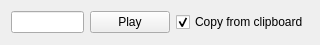
<?xml version="1.0" encoding="UTF-8"?>
<ui version="4.0">
 <class>MainWindow</class>
 <widget class="QMainWindow" name="MainWindow">
  <property name="geometry">
   <rect>
    <x>0</x>
    <y>0</y>
    <width>320</width>
    <height>45</height>
   </rect>
  </property>
  <property name="windowTitle">
   <string>MainWindow</string>
  </property>
  <widget class="QWidget" name="centralWidget">
   <property name="sizePolicy">
    <sizepolicy hsizetype="Expanding" vsizetype="Expanding">
     <horstretch>0</horstretch>
     <verstretch>0</verstretch>
    </sizepolicy>
   </property>
   <layout class="QGridLayout" name="gridLayout">
    <item row="0" column="0">
     <widget class="LineEdit" name="lineEdit"/>
    </item>
    <item row="0" column="2">
     <widget class="QCheckBox" name="checkBox">
      <property name="text">
       <string>Copy from clipboard</string>
      </property>
      <property name="checked">
       <bool>true</bool>
      </property>
     </widget>
    </item>
    <item row="0" column="1">
     <widget class="QPushButton" name="playButton">
      <property name="text">
       <string>Play</string>
      </property>
     </widget>
    </item>
   </layout>
  </widget>
 </widget>
 <layoutdefault spacing="6" margin="11"/>
 <customwidgets>
  <customwidget>
   <class>LineEdit</class>
   <extends>QLineEdit</extends>
   <header>lineedit.h</header>
  </customwidget>
 </customwidgets>
 <resources/>
 <connections/>
</ui>
